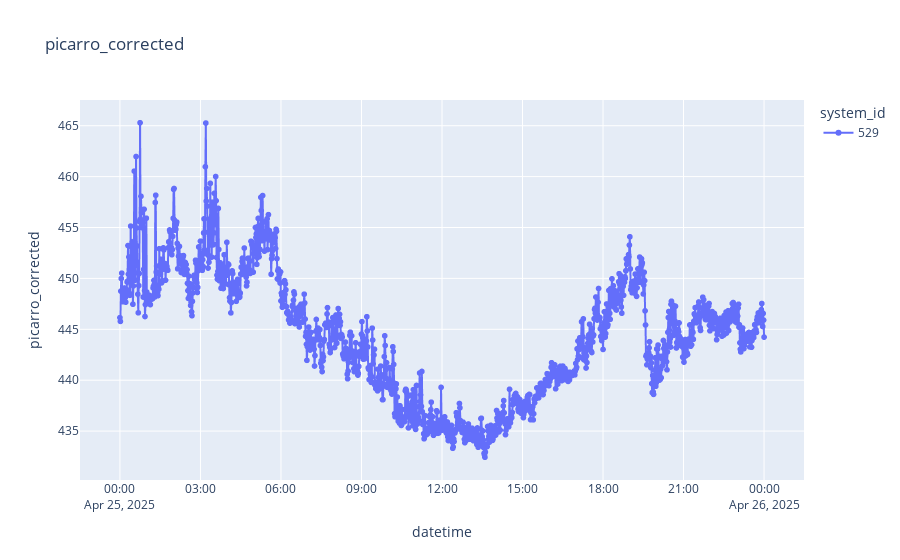

Write notebook code for a chart like this one.
### Code cell
plot_sensor_measurement(df_p,529,col_name="picarro_corrected")

### Figure 1 — Plotly figure (JSON) as saved in the notebook; plotly's stock layout.template omitted (floating-point values rounded to 4 significant figures; data arrays with more than 128 entries replaced by an {"elided": "..."} marker saying what was removed)
{"data": [{"hovertemplate": "system_id=529<br>datetime=%{x}<br>picarro_corrected=%{y}<extra></extra>", "legendgroup": "529", "line": {"color": "#636efa", "dash": "solid"}, "marker": {"symbol": "circle"}, "mode": "lines+markers", "name": "529", "showlegend": true, "type": "scattergl", "x": {"elided": "1441 str values"}, "xaxis": "x", "y": {"elided": "1441 float values"}, "yaxis": "y"}], "layout": {"legend": {"title": {"text": "system_id"}, "tracegroupgap": 0}, "title": {"text": "picarro_corrected"}, "xaxis": {"anchor": "y", "domain": [0, 1], "title": {"text": "datetime"}}, "yaxis": {"anchor": "x", "domain": [0, 1], "title": {"text": "picarro_corrected"}}}}
